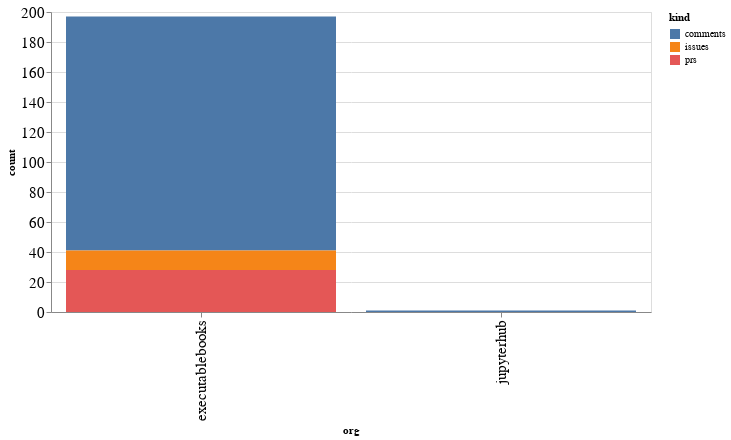

Source (notebook cell):
### Code cell
alt.Chart(org_summaries, width=600).mark_bar().encode(
    x='org',
    y='count',
    color='kind',
    tooltip="org"
)

### Figure 1 — Vega-Lite specification as saved in the notebook (floating-point values rounded to 4 significant figures)
{"config": {"axisLeft": {"labelFontSize": 15}, "axisBottom": {"labelFontSize": 15}}, "data": {"name": "data-6b8819e51e3c5556437ec9bb23be9114"}, "mark": "bar", "encoding": {"color": {"type": "nominal", "field": "kind"}, "tooltip": {"type": "nominal", "field": "org"}, "x": {"type": "nominal", "field": "org"}, "y": {"type": "quantitative", "field": "count"}}, "width": 600, "$schema": "https://vega.github.io/schema/vega-lite/v4.8.1.json", "datasets": {"data-6b8819e51e3c5556437ec9bb23be9114": [{"org": "executablebooks", "kind": "comments", "count": 156}, {"org": "executablebooks", "kind": "issues", "count": 13}, {"org": "executablebooks", "kind": "prs", "count": 28}, {"org": "jupyterhub", "kind": "comments", "count": 1}]}}
